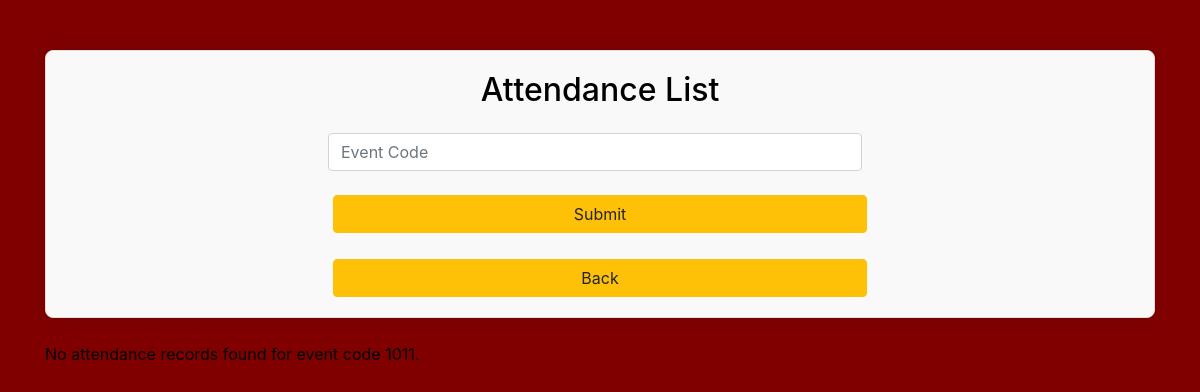
/attendancelist.php?event_code=1011, run on an earlier commit of the app's database.
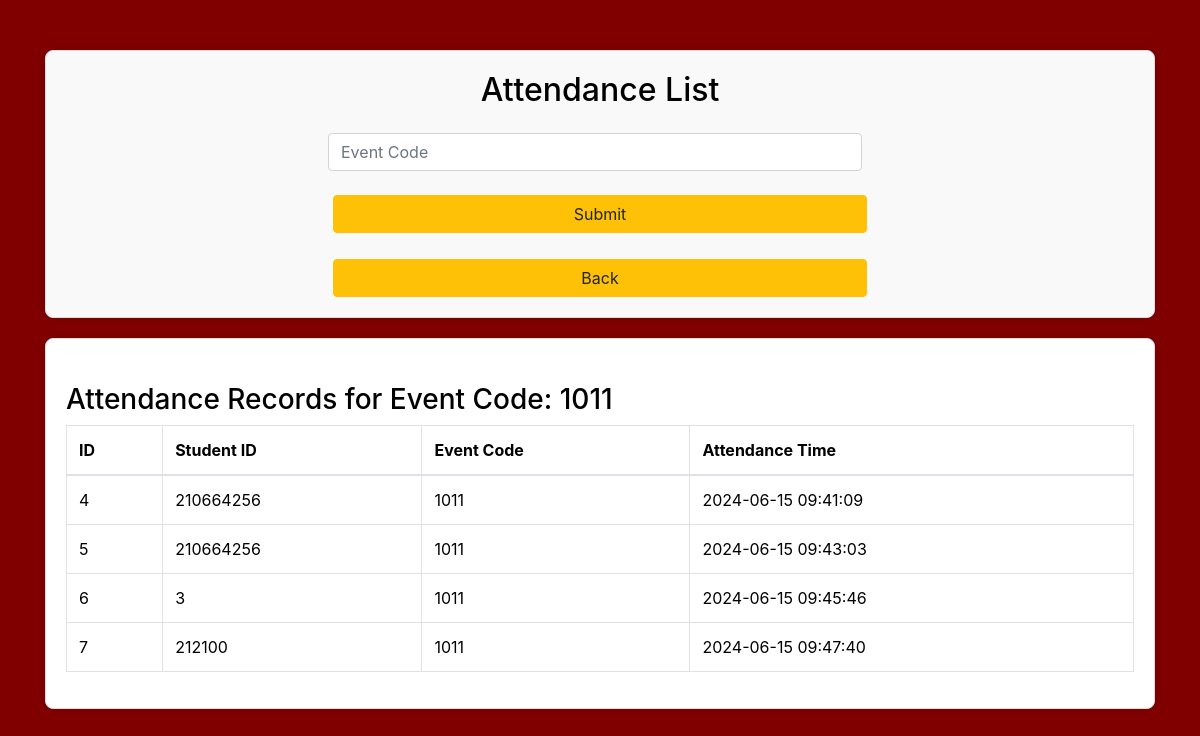
And on a later commit of the database.
### tables this page shows
CREATE TABLE `attendance` (
  `id` int(11) NOT NULL,
  `student_id` int(11) NOT NULL,
  `event_code` varchar(255) NOT NULL,
  `attendance_time` datetime NOT NULL
);

### attendancelist.php (the view, shortened to what this page needs)
<!DOCTYPE html>
<html lang="en">
<head>
    <link rel="stylesheet" href="https://maxcdn.bootstrapcdn.com/bootstrap/4.0.0/css/bootstrap.min.css">
</head>
<body>
    <div class="container">
        <div class="form-container">
            <h2 class="form-title">Attendance List</h2>
            <form action="<?php echo htmlspecialchars($_SERVER["PHP_SELF"]); ?>" method="GET">
                <div class="form-group center-input">
                    <input type="text" id="eventCodeInput" name="event_code" class="form-control" placeholder="Event Code">
                </div>
                <div class="center-buttons">
                    <button type="submit" class="btn btn-warning btn-block btn-half-width">Submit</button>
                </div>
            </form>
            <?php
            $redirectPath = isset($_SESSION['is_admin']) && $_SESSION['is_admin'] == 1 ? 'home.php' : 'studenthome.php';
            ?>
            <div class="center-buttons">
                <a class="btn btn-warning btn-block btn-half-width mt-3" href="<?php echo $redirectPath; ?>">Back</a>
            </div>
        </div>
        <?php
        if (isset($_GET['event_code'])) {
            $eventCode = $_GET['event_code'];
            include "inclusions/dbconnection.php";
            $conn = new mysqli($servername, $username, $password, $dbname);
            $sql = "SELECT * FROM attendance WHERE event_code = ?";
            $stmt = $conn->prepare($sql);
            if ($stmt) {
                $stmt->bind_param("s", $eventCode);
                $stmt->execute();
                $result = $stmt->get_result();
                if ($result->num_rows > 0) {
                    echo '<div class="table-container">';
                    echo '<h3 class="mt-4">Attendance Records for Event Code: ' . htmlspecialchars($eventCode) . '</h3>';
                    echo '<table class="table table-bordered">';
                    echo '<thead><tr><th>ID</th><th>Student ID</th><th>Event Code</th><th>Attendance Time</th></tr></thead>';
                    echo '<tbody>';
                    while ($row = $result->fetch_assoc()) {
                        echo "<tr>";
                        echo "<td>" . $row['id'] . "</td>";
                        echo "<td>" . $row['student_id'] . "</td>";
                        echo "<td>" . $row['event_code'] . "</td>";
                        echo "<td>" . $row['attendance_time'] . "</td>";
                        echo "</tr>";
                    }
                    echo '</tbody></table>';
                    echo '</div>';
                } else {
                    echo "<p class='mt-4'>No attendance records found for event code $eventCode.</p>";
                }
            } else {
                echo "<p class='mt-4'>Failed to prepare statement: " . $conn->error . "</p>";
            }
        }
        ?>
    </div>
</body>
</html>

### attendancelist.php (style rules this page uses)
body { background-color: #800000; color: black; padding-top: 50px; margin: 0; }
.form-container { background-color: #f9f9f9; border: 1px solid #ddd; padding: 20px; border-radius: 8px; box-shadow: 0 0 10px rgba(0, 0, 0, 0.1); margin-bottom: 20px; text-align: center; position: relative; z-index: 2; }
.form-group { margin-bottom: 1.5rem; }
.form-title { margin-bottom: 1.5rem; }
.table-container { background-color: #fff; border: 1px solid #ddd; border-radius: 8px; box-shadow: 0 0 10px rgba(0, 0, 0, 0.1); padding: 20px; }
.btn-half-width { width: 50%; }
.center-buttons { display: flex; justify-content: center; align-items: center; flex-wrap: wrap; margin-top: 10px; }
#eventCodeInput { width: 50%; margin-right: 10px; }
.center-input { display: flex; justify-content: center; }

What changed in the data, as far as the page shows it:
added attendance: id "4", student "210664256", event_code "1011", attendance_time "2024-06-15 09:41:09"
added attendance: id "5", student "210664256", event_code "1011", attendance_time "2024-06-15 09:43:03"
added attendance: id "6", student "3", event_code "1011", attendance_time "2024-06-15 09:45:46"
added attendance: id "7", student "212100", event_code "1011", attendance_time "2024-06-15 09:47:40"
Also different on the page:
$eventCode: (not shown) → "1011"
$eventCode: "1011" → (not shown)
text no longer shown: "No attendance records found for event code ."
text now shown: "Attendance Records for Event Code: ID Student ID Event Code Attendance Time"
